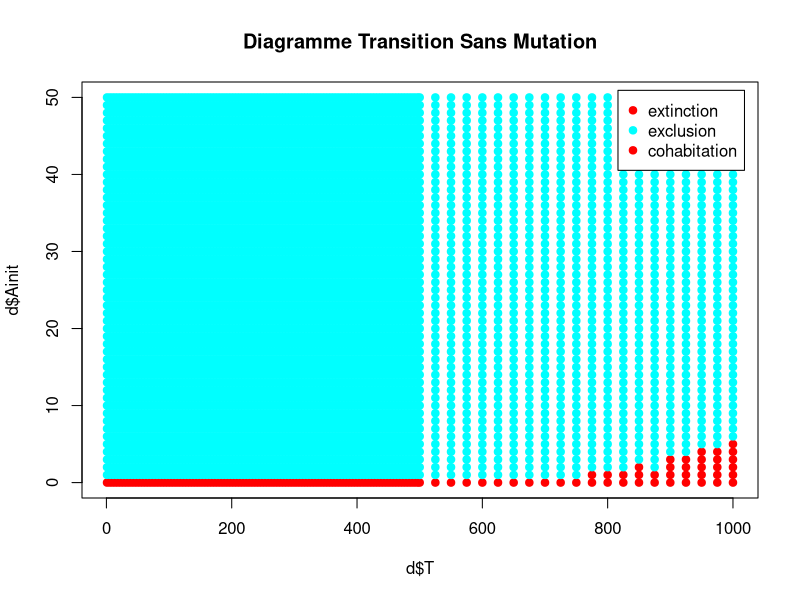
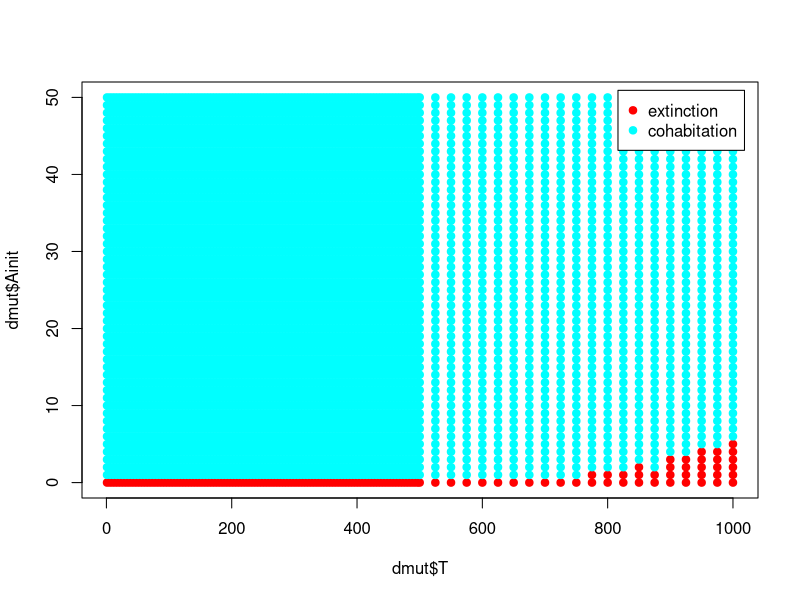

Source code (R) for these figures, in order:
rm(list=ls())

d=read.table("VFmut.txt",col.names=c("T","Ainit","Etat"),header=T)

etat <- factor(d$"Etat")
mescouleurs <- rainbow(length(levels(etat)))
plot(d$"T", d$"Ainit", pch = 19, col = mescouleurs[etat], main="Diagramme Transition Sans Mutation")
legend("topright", inset = 0.02, pch = 19, legend = c("extinction","exclusion","cohabitation"), col = mescouleurs)

#_ _ _ _ _ _ _


dmut=read.table("VFmut.txt",col.names=c("T","Ainit","Etat"),header=T)

etat <- factor(dmut$"Etat")
mescouleurs <- rainbow(length(levels(etat)))
plot(dmut$"T", dmut$"Ainit", pch = 19, col = mescouleurs[etat])
legend("topright", inset = 0.02, pch = 19, legend = c("extinction","cohabitation"), col = mescouleurs)
